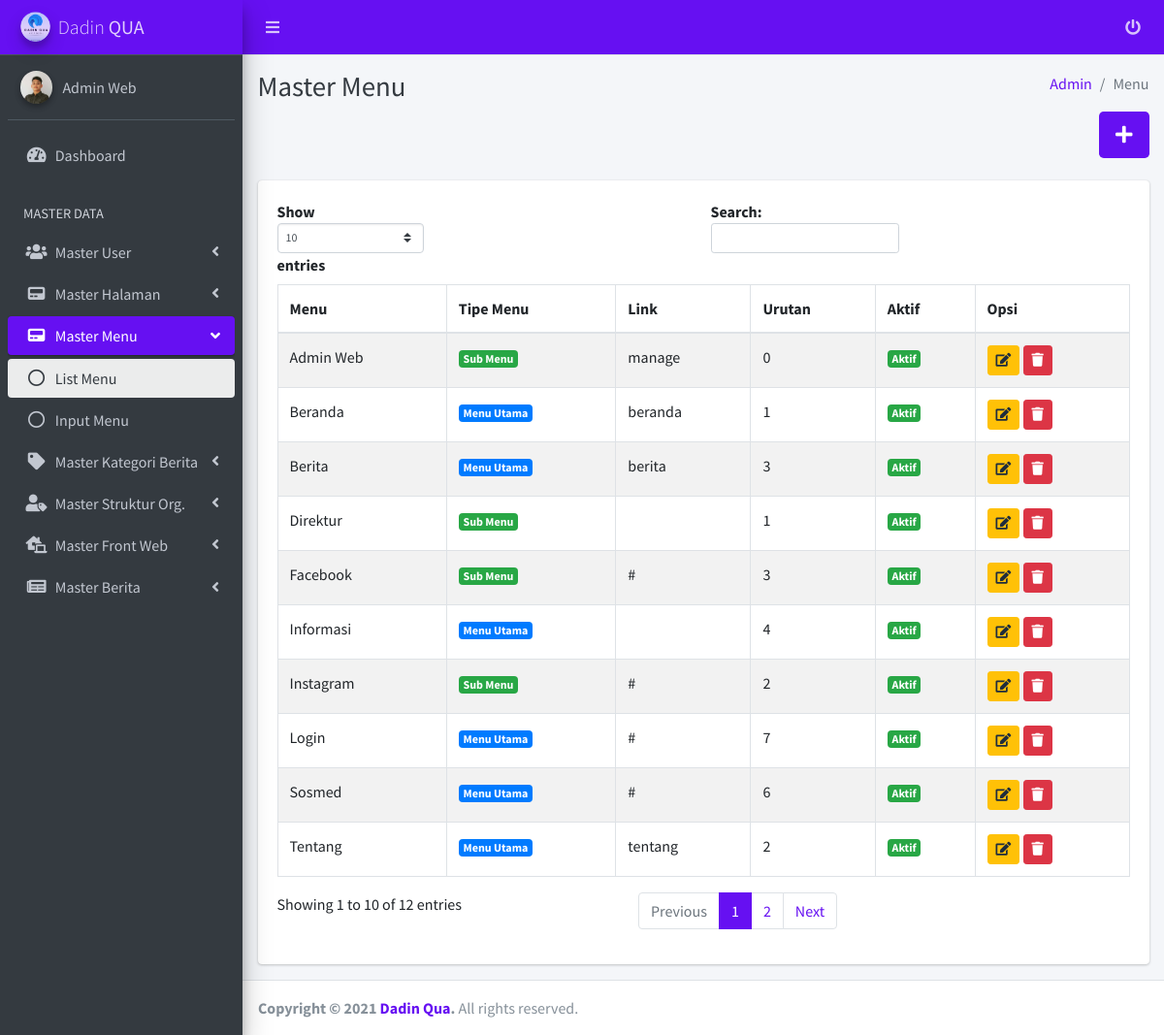
Page /manage/admin/menu (signed in) on the committed database.
### tables this page shows
CREATE TABLE `users` (
  `id` int(11) NOT NULL,
  `username` varchar(255) NOT NULL,
  `password` varchar(255) NOT NULL,
  `nama` varchar(255) NOT NULL,
  `level` int(11) NOT NULL,
  `aktif` int(11) NOT NULL,
  `email` varchar(255) NOT NULL,
  `foto` varchar(255) NOT NULL,
  `created_at` timestamp NOT NULL DEFAULT CURRENT_TIMESTAMP,
  `updated_at` datetime DEFAULT NULL
);

CREATE TABLE `menu` (
  `id_menu` int(11) NOT NULL,
  `tipe` int(11) NOT NULL COMMENT '0 = main menu | 1 = submenu',
  `id_parent_menu` int(11) NOT NULL,
  `menu` varchar(150) NOT NULL,
  `link` text NOT NULL,
  `aktif` int(11) NOT NULL,
  `urutan` int(11) NOT NULL,
  `slug_menu` varchar(255) NOT NULL,
  `id_page` int(11) NOT NULL
);

### manage/admin/menu.php (the view, shortened to what this page needs)
<?php
require '../functions.php';
$q_menu = mysqli_query($conn, "SELECT * FROM menu ORDER BY id_menu DESC");
 ?>
<!DOCTYPE html>
<html lang="en">
<head>
  <?php include('inc_head.php'); ?>
</head>
<body class="hold-transition sidebar-mini accent-indigo">
<div class="wrapper">
  <?php include('inc_navbar.php'); ?>
  <?php include('inc_sidebar.php'); ?>
  <div class="content-wrapper">
    <div class="content-header">
      <div class="container-fluid">
        <div class="row mb-2">
          <div class="col-sm-6">
            <h1 class="m-0 text-dark">Master Menu</h1>
          </div>
          <div class="col-sm-6">
            <ol class="breadcrumb float-sm-right">
              <li class="breadcrumb-item"><a href="#">Admin</a></li>
              <li class="breadcrumb-item active">Menu</li>
            </ol>
          </div>
        </div>
        <div class="row mb-2">
        	<div class="col-sm-12 text-right">
        		<a href="menu/add" class="btn bg-indigo btn-lg"><i class="fas fa-plus"></i></a>
        	</div>
        </div>
      </div>
    </div>
    <section class="content">
      <div class="container-fluid">
        <div class="row">
          <div class="col-12">
            <div class="card">
              <div class="card-body">
                <table id="example1" class="table table-bordered table-striped">
                  <thead>
                  <tr>
                    <th>Menu</th>
                    <th>Tipe Menu</th>
                    <th>Link</th>
                    <th>Urutan</th>
                    <th>Aktif</th>
                    <th>Opsi</th>
                  </tr>
                  </thead>
                  <tbody>
                  <?php while($row = mysqli_fetch_assoc($q_menu)): ?>
                  <tr>
                    <td><?= $row['menu']; ?></td>
                    <td>
                      <?= get_tipe_menu($row['tipe']); ?>
                    </td>
                    <td><?= $row['link']; ?></td>
                    <td><?= $row['urutan']; ?></td>
                    <td><?= get_status_galeri($row['aktif']); ?></td>
                    <td>
                    	<a href="menu/edit/<?= base64_encode($row['id_menu']); ?>/" class="btn btn-sm btn-warning"><i class="fas fa-edit"></i></a>
                    	<a href="#" id="<?= $row['id_menu']; ?>" class="btn btn-sm btn-danger btn_hapus"><i class="fas fa-trash"></i></a>
                    </td>
                  </tr>
              	<?php endwhile; ?>
                </table>
              </div>
            </div>
          </div>
        </div>
      </div>
    </section>
  </div>
  <?php include('inc_footer.php'); ?>
</div>
</body>
</html>

### manage/admin/inc_sidebar.php (shortened to what this page needs)
<aside class="main-sidebar sidebar-dark-indigo elevation-4">
    <a href="dashboard" class="brand-link navbar-indigo">
      <img src="../../assets/images/dadinqua.png" alt="Dadin Qua Logo" class="brand-image img-circle elevation-3"
           style="opacity: .8">
      <span class="brand-text font-weight-light ">Dadin <b>QUA</b></span>
    </a>
    <div class="sidebar">
      <div class="user-panel mt-3 pb-3 mb-3 d-flex">
        <div class="image">
          <img src="<?= get_profile_foto($user_data['foto']); ?>" class="img-circle elevation-2" alt="User Image">
        </div>
        <div class="info">
          <a href="#" class="d-block"><?= $user_data['nama']; ?></a>
        </div>
      </div>
      <nav class="mt-2">
        <ul class="nav nav-pills nav-sidebar flex-column" data-widget="treeview" role="menu" data-accordion="false">
          <li class="nav-item">
            <a href="dashboard" class="nav-link <?= active('dashboard'); ?>">
              <i class="nav-icon fas fa-tachometer-alt"></i>
              <p>
                Dashboard
              </p>
            </a>
          </li>
          <li class="nav-header">MASTER DATA</li>
          <li class="nav-item has-treeview <?= active('users', true); ?>">
            <a href="#" class="nav-link <?= active('users'); ?>">
              <i class="nav-icon fas fa-users"></i>
              <p>
                Master User
                <i class="right fas fa-angle-left"></i>
              </p>
            </a>
          </li>
          <li class="nav-item has-treeview <?= active('pages', true); ?>">
            <a href="#" class="nav-link <?= active('pages'); ?>">
              <i class="nav-icon fas fa-pager"></i>
              <p>
                Master Halaman
                <i class="right fas fa-angle-left"></i>
              </p>
            </a>
          </li>
          <li class="nav-item has-treeview <?= active('menu', true); ?>">
            <a href="#" class="nav-link <?= active('menu'); ?>">
              <i class="nav-icon fas fa-pager"></i>
              <p>
                Master Menu
                <i class="right fas fa-angle-left"></i>
              </p>
            </a>
            <ul class="nav nav-treeview">
              <li class="nav-item">
                <a href="menu" class="nav-link <?= active('menu'); ?>">
                  <i class="far fa-circle nav-icon"></i>
                  <p>List Menu</p>
                </a>
              </li>
              <li class="nav-item">
                <a href="menu/add" class="nav-link">
                  <i class="far fa-circle nav-icon"></i>
                  <p>Input Menu</p>
                </a>
              </li>
            </ul>
          </li>
          <li class="nav-item has-treeview <?= active('kategori', true); ?>">
            <a href="#" class="nav-link <?= active('kategori'); ?>">
              <i class="nav-icon fas fa-tag"></i>
              <p>
                Master Kategori Berita
                <i class="right fas fa-angle-left"></i>
              </p>
            </a>
          </li>
          <li class="nav-item has-treeview <?= active('member', true); ?>">
            <a href="#" class="nav-link <?= active('member'); ?>">
              <i class="nav-icon fas fa-user-tag"></i>
              <p>
                Master Struktur Org.
                <i class="right fas fa-angle-left"></i>
              </p>
            </a>
          </li>
          <li class="nav-item has-treeview <?= active('galeri', true); ?> <?= active('dirpolairud', true); ?> <?= active('kontak', true); ?> <?= active('faq', true); ?>">
            <a href="#" class="nav-link <?= active('galeri'); ?> <?= active('dirpolairud'); ?> <?= active('kontak'); ?> <?= active('faq'); ?>">
              <i class="nav-icon fas fa-laptop-house"></i>
              <p>
                Master Front Web
                <i class="right fas fa-angle-left"></i>
              </p>
            </a>
          </li>
          <li class="nav-item has-treeview <?= active('berita', true); ?>">
            <a href="#" class="nav-link <?= active('berita'); ?>">
              <i class="nav-icon fas fa-newspaper"></i>
              <p>
                Master Berita
                <i class="right fas fa-angle-left"></i>
              </p>
            </a>
          </li>
        </ul>
      </nav>
    </div>
  </aside>

### manage/functions.php (shortened to what this page needs)
<?php
function get_status_galeri($status){
	switch ($status) {
		case '1':
			return "<span class='badge badge-success'>Aktif</span>";
			break;
	}
}
function get_tipe_menu($tipe){
	switch ($tipe) {
		case '0':
			return "<span class='badge badge-primary'>Menu Utama</span>";
			break;
		case '1':
			return "<span class='badge badge-success'>Sub Menu</span>";
			break;
	}
}
function active($currect_page, $open = false){
  $url_array =  explode('/', $_SERVER['REQUEST_URI']) ;
  $url = end($url_array);
  if($currect_page == $url){
      if ($open == true) {
        echo 'active menu-open';
      }else{
        echo 'active';
      }
  }
}
function get_profile_foto($foto) {
	if ($foto == '') {
		$foto = '../upload/default_photo.jpg';
		return $foto;
	}else{
		$foto = '../upload/'.$foto;
		return $foto;
	}
}
?>

### rows in the picture
users: foto (picture), nama "Admin Web"
menu: menu "Direktur", tipe "Sub Menu", urutan "1", aktif "Aktif"
menu: menu "Facebook", tipe "Sub Menu", link "#", urutan "3", aktif "Aktif"
menu: menu "Instagram", tipe "Sub Menu", link "#", urutan "2", aktif "Aktif"
menu: menu "Sosmed", tipe "Menu Utama", link "#", urutan "6", aktif "Aktif"
menu: menu "Admin Web", tipe "Sub Menu", link "manage", urutan "0", aktif "Aktif"
menu: menu "Login", tipe "Menu Utama", link "#", urutan "7", aktif "Aktif"
menu: menu "Informasi", tipe "Menu Utama", urutan "4", aktif "Aktif"
menu: menu "Berita", tipe "Menu Utama", link "berita", urutan "3", aktif "Aktif"
menu: menu "Tentang", tipe "Menu Utama", link "tentang", urutan "2", aktif "Aktif"
menu: menu "Beranda", tipe "Menu Utama", link "beranda", urutan "1", aktif "Aktif"
